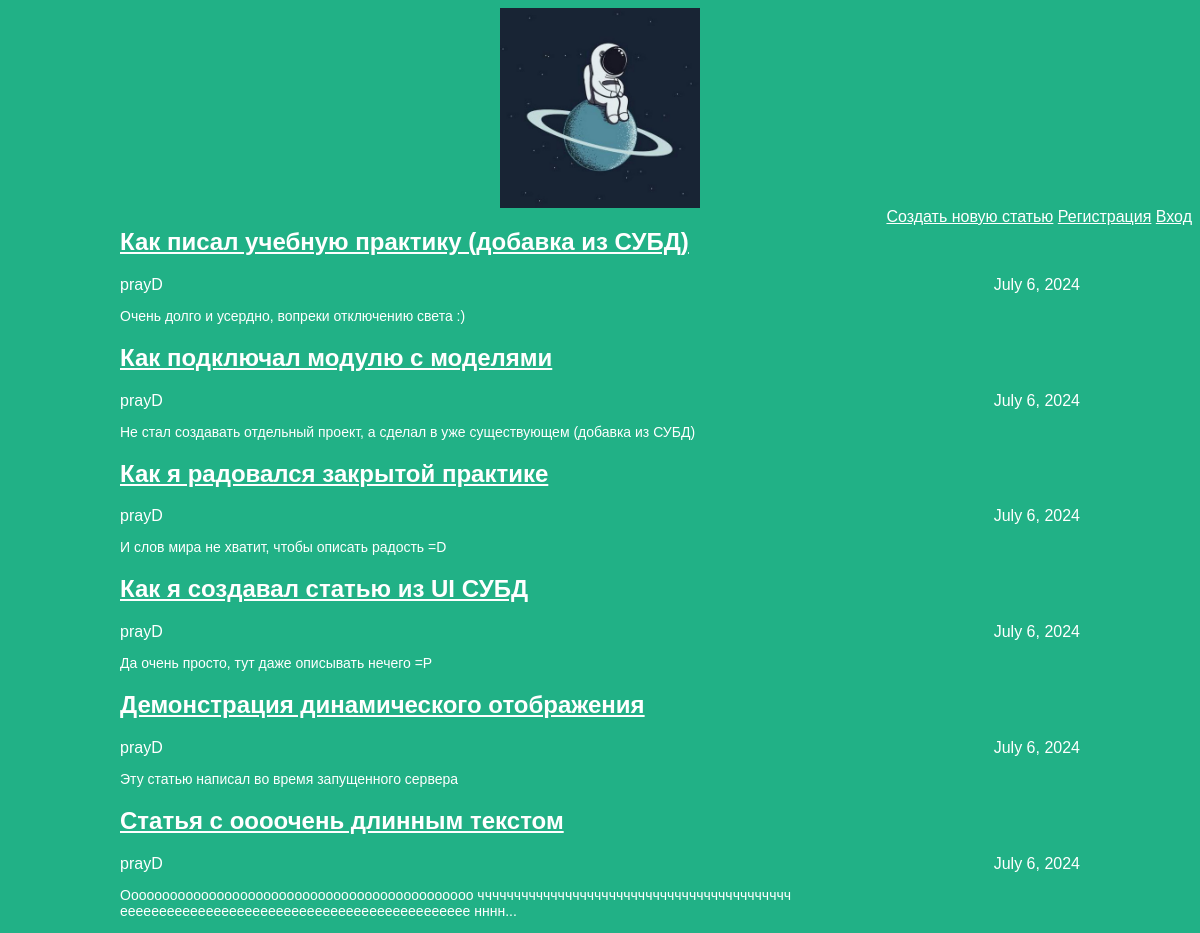
Before: /archive/ with the older database file.
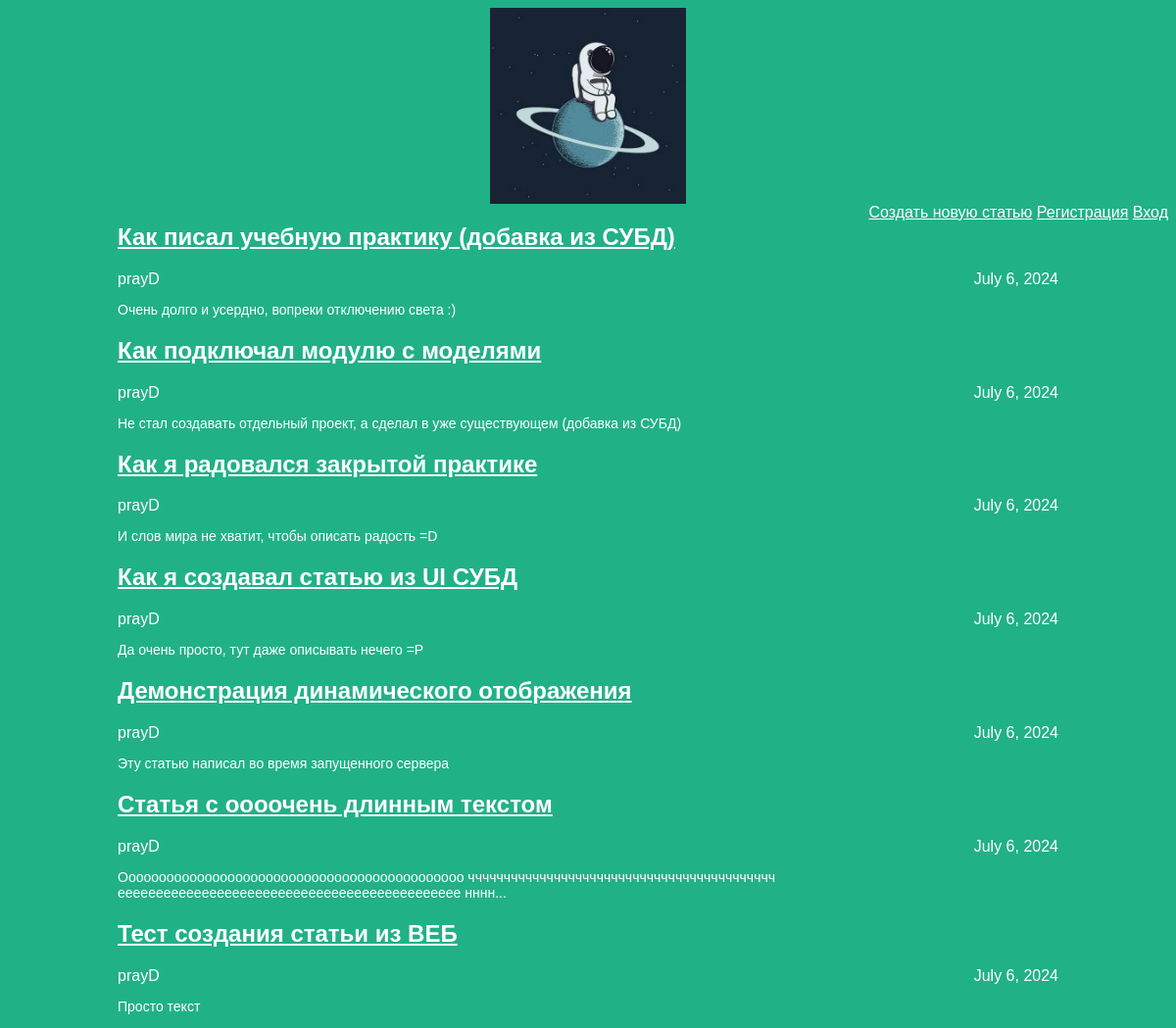
After: the same page with the newer database file.
### articles/models.py (models this page shows, shortened)
class Article(models.Model):
    title = models.CharField(max_length=200)
    author = models.ForeignKey(User, on_delete=models.CASCADE)
    text = models.TextField()
    created_date = models.DateField(auto_now_add=True)
    def get_excerpt(self):
        return self.text[:140] + "..." if len(self.text) > 140 else self.text

### flatpages/views.py (the view)
# urls.py: path('archive/',views.archive, name='archive'),
def archive(request):
    return render(request, 'archive.html', {"posts": Article.objects.all()})

### articles/templates/archive.html (shortened to what this page needs)
<!DOCTYPE html>
<html>
<head>
    <link rel="stylesheet" href="{{ STATIC_URL }}/static/css/article.css">
</head>
<body>
    <div class="header">
        <img class="archive_img" src="{{ STATIC_URL }}/static/images/lonely_spaceman.jpg" alt="Одинокий космонавт">
        <div class="header_func">
            <a href="/article/new">Создать новую статью</a>
            <a href="/register">Регистрация</a>
            <a href="/auth">Вход</a>
        </div>
    </div>
    <div class="archive">
        {% for post in posts %}
            <div class="one-post">
                <h2 class="post-title">
                    <a href = "/article/{{post.id}}">
                        {{ post.title }}
                    </a>
                </h2>
                <div class="article-info">
                <div class="article-author">{{ post.author.username }}</div>
                <div class="article-created-date">{{ post.created_date }}</div>
            </div>
            <p class="article-text">{{ post.get_excerpt }}</p>
            </div>
        {% endfor %}
    </div>
</body>
</html>

Changed rows visible on the page:
added Article: title "Тест создания статьи из ВЕБ", author.username "prayD", created_date "July 6, 2024", get_excerpt "Просто текст"
